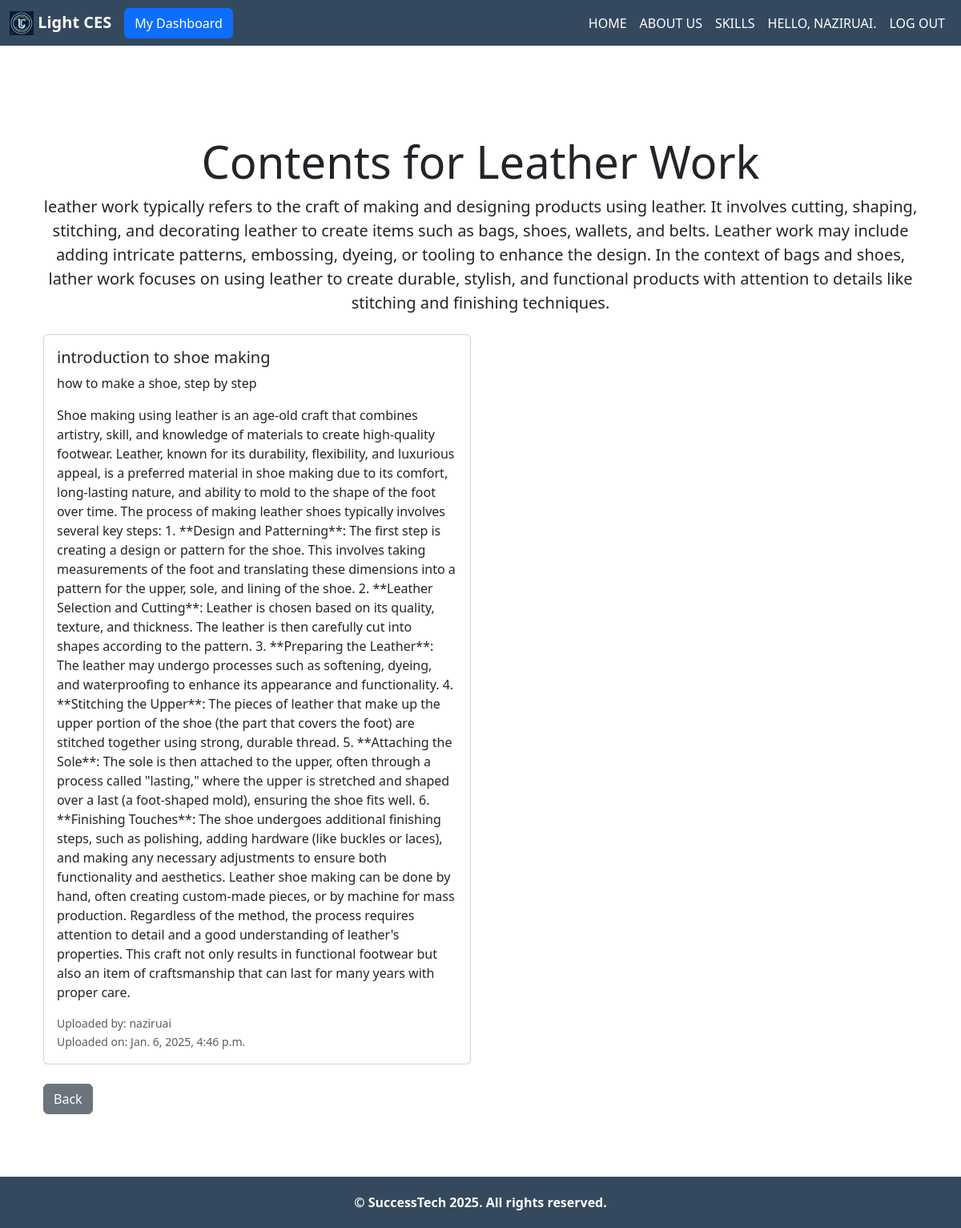
Page /contents/4/ (signed in) on the committed database.
### courses/models.py (models this page shows, shortened)
class Course(models.Model):
    title = models.CharField(max_length=100)
    description = models.TextField()
    staff = models.ForeignKey(User, on_delete=models.SET_NULL, null=True)
    created_at = models.DateTimeField(auto_now_add=True)

### contents/models.py (models this page shows, shortened)
class Content(models.Model):
    title = models.CharField(max_length=200)
    description = models.TextField(blank=True, null=True)
    content_type_choices = [
        ('text', 'Text'),
        ('image', 'Image'),
        ('video', 'Video'),
    ]
    content_type = models.CharField(max_length=10, choices=content_type_choices)
    course = models.ForeignKey(Course, on_delete=models.CASCADE, related_name='contents')
    uploaded_by = models.ForeignKey(User, on_delete=models.SET_NULL, null=True)
    text_content = models.TextField(blank=True, null=True)
    image = models.ImageField(upload_to='content/images/', blank=True, null=True)
    video = models.FileField(upload_to='content/videos/', blank=True, null=True)
    created_at = models.DateTimeField(auto_now_add=True)
    updated_at = models.DateTimeField(auto_now=True)
    class Meta:
        ordering = ['-created_at']

### contents/views.py (the view)
# urls.py: path('<int:course_id>/', views.course_contents, name='course_contents'),
def course_contents(request, course_id):
    course = get_object_or_404(Course, id=course_id)
    contents = course.contents.all()
    return render(request, 'contents/course_contents.html', {'course': course, 'contents': contents})

### contents/templates/contents/course_contents.html
{% extends 'main/base.html' %}
{% block content %}
<div class="container py-5">
    <div class="text-center mb-4">
        <h1 class="display-4">Contents for {{ course.title|title }}</h1>
        <p class="lead">{{ course.description }}</p>
    </div>
    {% if contents %}
        <div class="row row-cols-1 row-cols-md-2 g-4">
            {% for content in contents %}
            <div class="col">
                <div class="card h-100">
                    <div class="card-body">
                        <h5 class="card-title">{{ content.title }}</h5>
                        <p class="card-text">{{ content.description }}</p>
                        {% if content.content_type == 'text' %}
                            <p class="text-content">{{ content.text_content }}</p>
                        {% elif content.content_type == 'image' %}
                            <img src="{{ content.image.url }}" alt="{{ content.title|title }}" class="img-fluid">
                        {% elif content.content_type == 'video' %}
                            <video controls class="w-100">
                                <source src="{{ content.video.url }}" type="video/mp4">
                                Your browser does not support the video tag.
                            </video>
                        {% endif %}
                        <small class="text-muted d-block mt-3">
                            Uploaded by:
                            {% if content.uploaded_by %}
                                {{ content.uploaded_by.username }}
                            {% else %}
                                Unknown
                            {% endif %}
                        </small>
                        <small class="text-muted">Uploaded on: {{ content.created_at }}</small>
                    </div>
                </div>
            </div>
            {% endfor %}
        </div>
    {% else %}
        <p class="text-center">No contents available for this course yet.</p>
    {% endif %}
    <div class="mt-4">
        <a href="{% url 'main:courses:course_detail' course.id %}" class="btn btn-secondary">Back</a>
    </div>
</div>
{% endblock %}

### main/templates/main/base.html (shortened to what this page needs)
{% load django_bootstrap5 %}
{% load static %}
<!DOCTYPE html>
<html lang="en">
<head>
    <link rel="stylesheet" href="{% static 'css/styles.css' %}">
    {% bootstrap_css %}
</head>
<body>
    <nav class="navbar navbar-expand-lg navbar-dark fixed-top"">
        <div class="container-fluid">
            <a class="navbar-brand" href="{% url 'main:home' %}">
                <img src="{% static 'images/logo1.jpg' %}" alt="Logo" class="d-inline-block align-text-top" style="height: 30px;">
                Light CES
            </a>
            <div class="collapse navbar-collapse" id="navbar">
                <ul class="navbar-nav me-auto mb-2 mb-lg-0">
                    {% if user.is_authenticated %}
                        {% if user.is_staff or user.is_superuser %}
                            <li class="nav-item">
                                <a href="{% url 'users:admin_dashboard' %}" class="btn btn-primary">My Dashboard</a>
                            </li>
                        {% endif %}
                    {% endif %}
                </ul>
                <ul class="navbar-nav ms-auto">
                    {% if user.is_authenticated %}
                        <li class="nav-item">
                            <a class="nav-link" href="{% url 'main:home' %}">Home</a>
                        </li>
                        <li class="nav-item">
                            <a class="nav-link" href="{% url 'main:about' %}">About Us</a>
                        </li>
                        <li class="nav-item">
                            <a class="nav-link" href="{% url 'main:courses:courses' %}">Skills</a>
                        </li>
                        <li class="nav-item">
                            <a class="nav-link">Hello, {{ user.username|title }}.</a>
                        </li>
                        <li class="nav-item">
                            <a class="nav-link" href="{% url 'users:logout' %}">Log out</a>
                        </li>
                    {% endif %}
                </ul>
            </div>
        </div>
    </nav>
    <main>
        <div class="container">
            {% block content %}{% endblock content %}
        </div>
    </main>
    <footer>
        <p>&copy; SuccessTech 2025. All rights reserved.</p>
    </footer>
</body>
</html>

### static/css/styles.css (style rules this page uses)
.navbar-brand { font-weight: bold; }
.nav-link { color: #FFF !important; font-weight: bold; text-transform: uppercase; text-decoration: none; }
.navbar-dark, footer { background-color: #34495e }
main { flex-grow: 1; }
html, body { height: 100%; margin: 0; display: flex; flex-direction: column; padding-top: 60px; }
.container { flex: 1; padding-bottom: 30px; }
footer { color: white; text-align: center; font-weight: bold; padding: 20px; width: 100%; margin-top: auto; }
footer p { margin: 0; }

### main/templates/main/base.html (style rules this page uses)
.card { overflow: hidden; }

### rows in the picture
Course: title "Leather Work", description "leather work typically refers to the craft of making and designing products using leather. It involves cutting, shaping, stitching, and decorating leather to create items such as bags, shoes, wallets, and belts. Leather work may include adding intricate patterns, embossing, dyeing, or tooling to enhance the design. In the context of bags and shoes, lather work focuses on using leather to create durable, stylish, and functional products with attention to details like stitching and finishing techniques."
Content: title "introduction to shoe making", description "how to make a shoe, step by step", text_content "Shoe making using leather is an age-old craft that combines artistry, skill, and knowledge of materials to create high-quality footwear. Leather, known for its durability, flexibility, and luxurious appeal, is a preferred material in shoe making due to its comfort, long-lasting nature, and ability to mold to the shape of the foot over time. The process of making leather shoes typically involves several key steps: 1. **Design and Patterning**: The first step is creating a design or pattern for the shoe. This involves taking measurements of the foot and translating these dimensions into a pattern for the upper, sole, and lining of the shoe. 2. **Leather Selection and Cutting**: Leather is…", uploaded_by.username "naziruai", created_at "Jan. 6, 2025, 4:46 p.m."

### other values in the picture
{{ user.username|title }} "NAZIRUAI"
